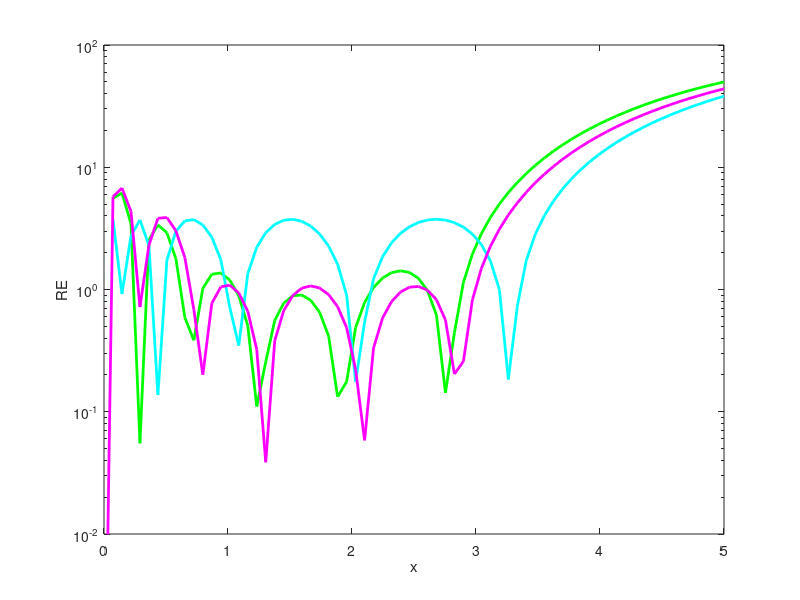

This figure's MATLAB source: (Note: this script raises an error after producing the figure.)
points = 70;
z = linspace(0,5,points);
ERFC = erfc(z);          % original erfc



%composite midpoint rule of Gauss n=3 :

erfcz1 = ((1/3)*(exp(-(14.9304*(z.^2))))) + ((1/3)*(exp(-(2*(z.^2))))) + (1/3)*(exp((-1.0717)*(z.^2)));

% Relative Error calculation:
RE1 = ((abs(erfc(z)- erfcz1)) ./ erfc(z) ) * 100 ; % element wise array operation

semilogy(z,RE1,'g','linewidth',2);
hold on
xlabel('x');
ylabel('RE');
axis([0 5 10^(-2) 10^(2)]);
xticks([0  1  2  3  4  5])
yticks([ 10^(-2) 10^(-1) 10^0 10^1 10^2])


%GLOBAL MAX MIN N = 3:
%{[0.160031397648051,0.206831828787707,0.133136773564242]}  BN {[0.530835654255633,1.07637865555060,15.8353402897188]}
erfcz2 = 2 * ( ( 0.160031397648051 .* ( exp(-( (2 * 0.530835654255633) .* (z.^2) ) ) ) ) + ( 0.206831828787707 .* ( exp(-( (2 * 1.07637865555060) .* (z.^2) ) ) ) ) + ( 0.133136773564242 .* ( exp(-( (2 * 15.8353402897188) .* (z.^2) ) ) ) ) );

% Relative Error calculation:
RE2 = ((abs(erfc(z)- erfcz2)) ./ erfc(z) ) * 100 ; % element wise array operation

semilogy(z,RE2,'c','linewidth',2);

% QUAD N = 3:

erfcz3 = (1.1142/pi)*(exp(-13.226*(z.^2))) + (1.0262/pi)*(exp(-1.893*(z.^2))) + (1.00119/pi)*(exp(-1.06536*(z.^2)));

% Relative Error calculation:
RE3 = ((abs(erfc(z)- erfcz3)) ./ erfc(z) ) * 100 ; % element wise array operation

semilogy(z,RE3,'m','linewidth',2);


% optimised curve:

syms y(x)
%y(x) = piecewise( ((0<=x)&(x<0.04338)),(0.2222)*(exp(-(x.^2))) + (0.3889)*(exp(-4*(x.^2))) + (0.3889)*(exp((-4/3)*(x.^2))),((0.04338<=x)&(x<0.1602)),(0.1919)*(exp(-(x.^2))) + (0.3578)*(exp(-4*(x.^2))) + (0.3585)*(exp((-4/3)*(x.^2))),(0.1602<=x)&(x<0.2903),(0.1665)*(exp(-(x.^2))) + (0.3332)*(exp(-4*(x.^2))) + (0.3332)*(exp((-4/3)*(x.^2))),((0.2903<=x)&(x<0.6007)),(0.1594)*(exp(-(x.^2))) + (0.3299)*(exp(-4*(x.^2))) + (0.3266)*(exp((-4/3)*(x.^2))),((0.6007<=x)&(x<0.7575)),(0.1664)*(exp(-(x.^2))) + (0.3333)*(exp(-4*(x.^2))) + (0.3331)*(exp((-4/3)*(x.^2))),((0.7575<=x)&(x<1.135)),(0.1703)*(exp(-(x.^2))) + (0.3335)*(exp(-4*(x.^2))) + (0.3359)*(exp((-4/3)*(x.^2))),((1.135<=x) &(x<1.335)),(0.1667)*(exp(-(x.^2))) + (0.3333)*(exp(-4*(x.^2))) + (0.3334)*(exp((-4/3)*(x.^2))),((1.335<=x)&(x<1.795)),(0.1643)*(exp(-(x.^2))) + (0.3333)*(exp(-4*(x.^2))) + (0.3322)*(exp((-4/3)*(x.^2))),(1.795<=x)&(x<1.959),(0.1667)*(exp(-(x.^2))) + (0.3333)*(exp(-4*(x.^2))) + (0.3333)*(exp((-4/3)*(x.^2))),((1.959<=x)&(x<2.096)),(0.1675)*(exp(-(x.^2))) + (0.3333)*(exp(-4*(x.^2))) + (0.3335)*(exp((-4/3)*(x.^2))),(2.096<=x)&(x<2.646),(0.1693)*(exp(-(x.^2))) + (0.3333)*(exp(-4*(x.^2))) + (0.3336)*(exp((-4/3)*(x.^2))),(2.646<=x)&(x<2.887),(0.1669)*(exp(-(x.^2))) + (0.3333)*(exp(-4*(x.^2))) + (0.3333)*(exp((-4/3)*(x.^2))),(2.8887<=x)&(x<=5),(0.1624)*(exp(-(x.^2))) + (0.3333)*(exp(-4*(x.^2))) + (0.3331)*(exp((-4/3)*(x.^2))));
y(x) = piecewise( ((0<=x)&(x<0.04338)),(0.2222)*(exp(-(x.^2))) + (0.3889)*(exp(-4*(x.^2))) + (0.3889)*(exp((-4/3)*(x.^2))),((0.04338<=x)&(x<0.1602)),(0.1919)*(exp(-(x.^2))) + (0.3578)*(exp(-4*(x.^2))) + (0.3585)*(exp((-4/3)*(x.^2))),(0.1602<=x)&(x<0.2903),(0.1665)*(exp(-(x.^2))) + (0.3332)*(exp(-4*(x.^2))) + (0.3332)*(exp((-4/3)*(x.^2))),((0.2903<=x)&(x<0.6007)),(0.1594)*(exp(-(x.^2))) + (0.3299)*(exp(-4*(x.^2))) + (0.3266)*(exp((-4/3)*(x.^2))),((0.6007<=x)&(x<0.7575)),(0.1664)*(exp(-(x.^2))) + (0.3333)*(exp(-4*(x.^2))) + (0.3331)*(exp((-4/3)*(x.^2))),((0.7575<=x)&(x<1.135)),(0.1703)*(exp(-(x.^2))) + (0.3335)*(exp(-4*(x.^2))) + (0.3359)*(exp((-4/3)*(x.^2))),((1.135<=x) &(x<1.335)),(0.1667)*(exp(-(x.^2))) + (0.3333)*(exp(-4*(x.^2))) + (0.3334)*(exp((-4/3)*(x.^2))),((1.335<=x)&(x<1.795)),(0.1643)*(exp(-(x.^2))) + (0.3333)*(exp(-4*(x.^2))) + (0.3322)*(exp((-4/3)*(x.^2))),(1.795<=x)&(x<1.959),(0.1667)*(exp(-(x.^2))) + (0.3333)*(exp(-4*(x.^2))) + (0.3333)*(exp((-4/3)*(x.^2))),((1.959<=x)&(x<2.096)),(0.1675)*(exp(-(x.^2))) + (0.3333)*(exp(-4*(x.^2))) + (0.3335)*(exp((-4/3)*(x.^2))),(2.096<=x)&(x<2.646),(0.1693)*(exp(-(x.^2))) + (0.3333)*(exp(-4*(x.^2))) + (0.3336)*(exp((-4/3)*(x.^2))),(2.646<=x)&(x<2.887),(0.1669)*(exp(-(x.^2))) + (0.3333)*(exp(-4*(x.^2))) + (0.3333)*(exp((-4/3)*(x.^2))),(2.8887<=x)&(x<3.654),(0.1624)*(exp(-(x.^2))) + (0.3333)*(exp(-4*(x.^2))) + (0.3331)*(exp((-4/3)*(x.^2))),(3.654<=x)&(x<=5),(0.1285)*(exp(-(x.^2))) + (0.3333)*(exp(-4*(x.^2))) + (0.3332)*(exp((-4/3)*(x.^2))));
xvalues = linspace(0,5,points);
yvalues = y(xvalues);
y = double(yvalues);     % optimized values of trapezoidal approx


RE4 = [];
for i = 1:points
    temp = ((abs(ERFC(i) - y(i)))/ERFC(i) ) * 100;
    RE4 = horzcat(RE4,temp);
end


semilogy(z,RE4,'b*-','linewidth',1);

%Legend of the plot:
h=legend('Ref. [23, n = 3] ' ,'Ref. [19, N = 3]','Ref. [20, N = 3]','Optimized n = 3');
set(h,'location','southeastoutside');
set(gca,'FontSize',50)

hold off